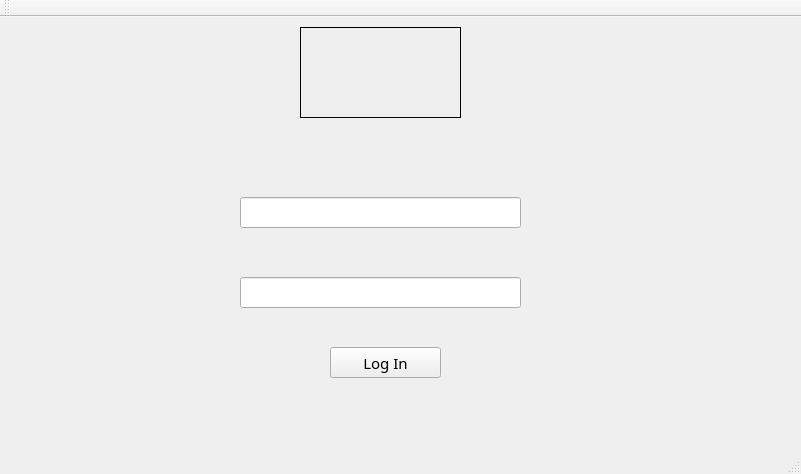
<?xml version="1.0" encoding="UTF-8"?>
<ui version="4.0">
 <class>Project_ClientClass</class>
 <widget class="QMainWindow" name="Project_ClientClass">
  <property name="geometry">
   <rect>
    <x>0</x>
    <y>0</y>
    <width>801</width>
    <height>474</height>
   </rect>
  </property>
  <property name="windowTitle">
   <string>Project_Client</string>
  </property>
  <property name="tabShape">
   <enum>QTabWidget::Rounded</enum>
  </property>
  <widget class="QWidget" name="centralWidget">
   <widget class="QPushButton" name="LoginBtn">
    <property name="geometry">
     <rect>
      <x>330</x>
      <y>330</y>
      <width>111</width>
      <height>31</height>
     </rect>
    </property>
    <property name="font">
     <font>
      <family>Arial Black</family>
      <pointsize>11</pointsize>
      <bold>false</bold>
      <strikeout>false</strikeout>
      <kerning>true</kerning>
     </font>
    </property>
    <property name="text">
     <string>Log In</string>
    </property>
   </widget>
   <widget class="QLineEdit" name="passwordline">
    <property name="geometry">
     <rect>
      <x>240</x>
      <y>260</y>
      <width>281</width>
      <height>31</height>
     </rect>
    </property>
   </widget>
   <widget class="QLineEdit" name="usernameline">
    <property name="geometry">
     <rect>
      <x>240</x>
      <y>180</y>
      <width>281</width>
      <height>31</height>
     </rect>
    </property>
   </widget>
   <widget class="QLabel" name="label">
    <property name="geometry">
     <rect>
      <x>300</x>
      <y>10</y>
      <width>161</width>
      <height>91</height>
     </rect>
    </property>
    <property name="frameShape">
     <enum>QFrame::Panel</enum>
    </property>
    <property name="frameShadow">
     <enum>QFrame::Plain</enum>
    </property>
    <property name="text">
     <string/>
    </property>
    <property name="pixmap">
     <pixmap>../../../../Downloads/ProjectLogo.png</pixmap>
    </property>
    <property name="scaledContents">
     <bool>true</bool>
    </property>
   </widget>
  </widget>
  <widget class="QMenuBar" name="menuBar">
   <property name="geometry">
    <rect>
     <x>0</x>
     <y>0</y>
     <width>801</width>
     <height>22</height>
    </rect>
   </property>
  </widget>
  <widget class="QToolBar" name="mainToolBar">
   <attribute name="toolBarArea">
    <enum>TopToolBarArea</enum>
   </attribute>
   <attribute name="toolBarBreak">
    <bool>false</bool>
   </attribute>
  </widget>
  <widget class="QStatusBar" name="statusBar"/>
 </widget>
 <layoutdefault spacing="6" margin="11"/>
 <resources>
  <include location="Login.qrc"/>
 </resources>
 <connections/>
</ui>
